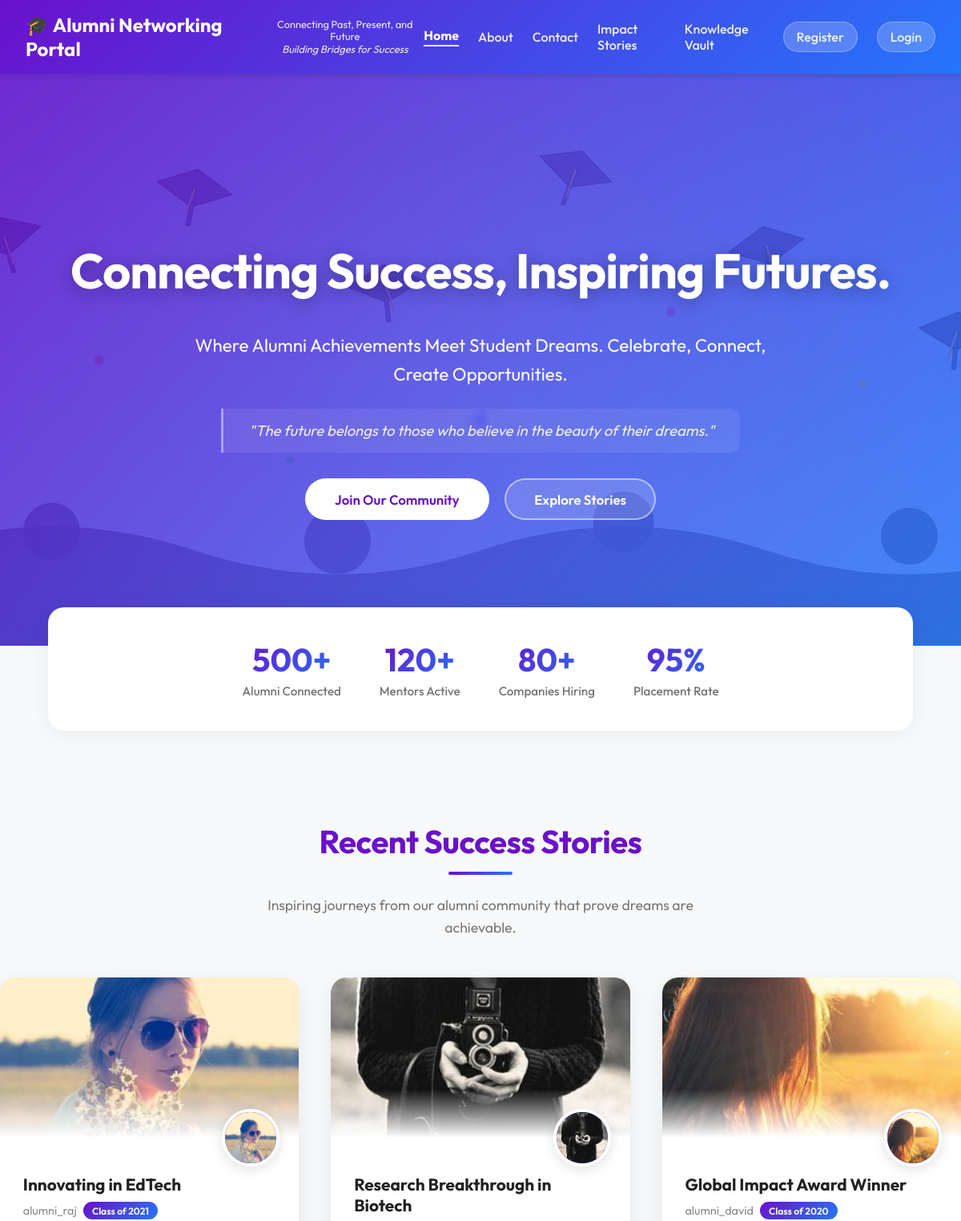
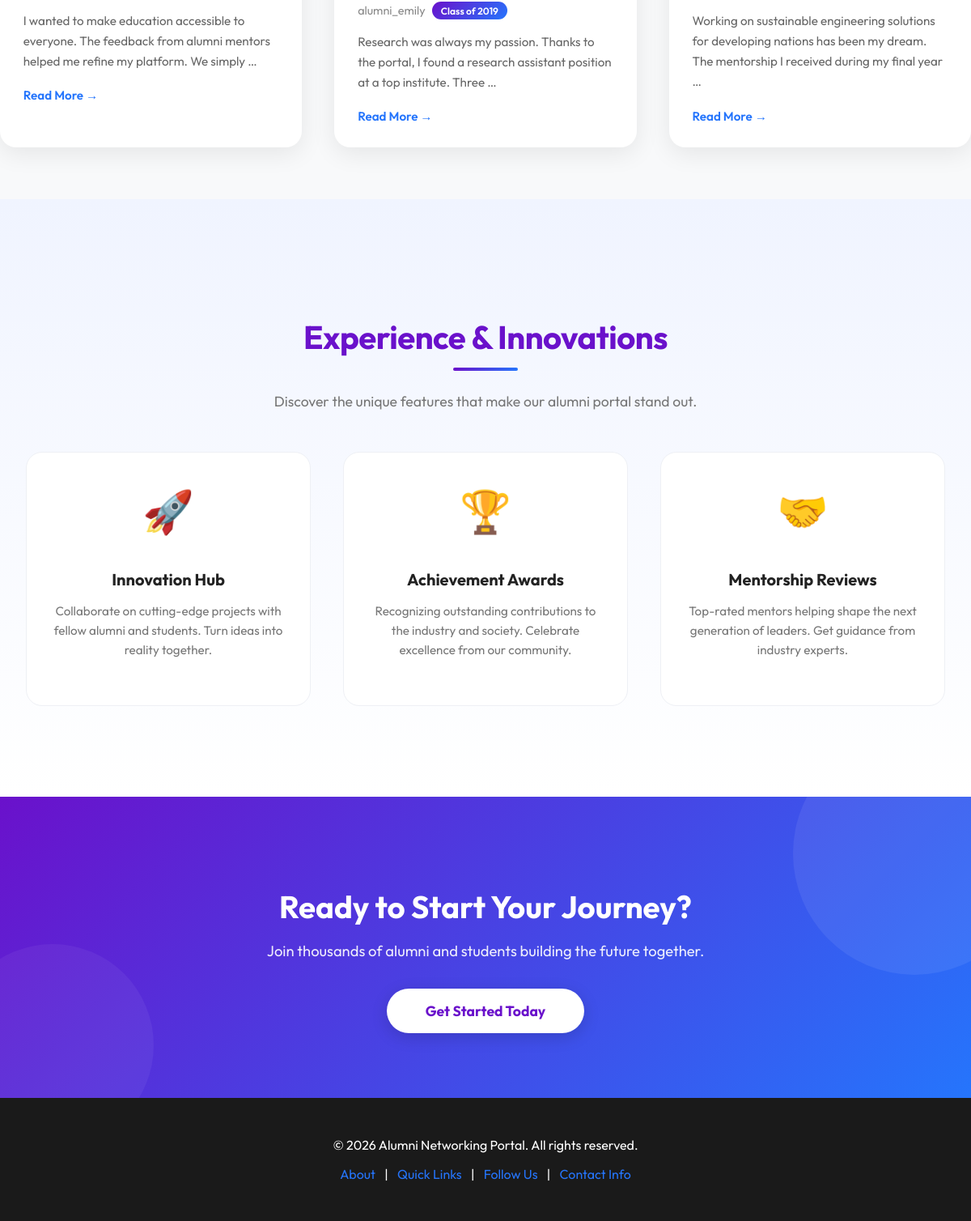
The page / on the database its author committed (2 pictures, top to bottom).
### network/models.py (models this page shows, shortened)
class SuccessStory(models.Model):
    alumni = models.ForeignKey(Profile, on_delete=models.CASCADE, limit_choices_to={'user_type': 'alumni'})
    title = models.CharField(max_length=200)
    story = models.TextField()
    graduation_year = models.IntegerField()
    image = models.ImageField(upload_to='success_stories', blank=True, null=True)
    created_at = models.DateTimeField(auto_now_add=True)

class Profile(models.Model):
    USER_TYPE_CHOICES = (
        ('student', 'Student'),
        ('alumni', 'Alumni'),
        ('mentor', 'Mentor'),
        ('admin', 'Admin'),
    )
    user = models.OneToOneField(User, on_delete=models.CASCADE)
    user_type = models.CharField(max_length=10, choices=USER_TYPE_CHOICES, default='student')
    assessment_marks = models.IntegerField(default=0)
    bio = models.TextField(blank=True)
    skills = models.TextField(blank=True, help_text="Comma-separated skills")
    profile_picture = models.ImageField(upload_to='profile_pics', blank=True, null=True)
    government_internships = models.TextField(blank=True, help_text="Details of government internships")
    private_internships_jobs = models.TextField(blank=True, help_text="Details of private internships and jobs")

### network/views.py (the view)
# urls.py: 2. Add a URL to urlpatterns:  path('', views.home, name='home')
def home(request):
    success_stories = SuccessStory.objects.all().order_by('-created_at')[:3]
    return render(request, 'home.html', {'success_stories': success_stories})

### templates/home.html (shortened to what this page needs)
{% extends 'base.html' %}
{% load static %}
{% block content %}
<section class="hero">
    <h1>Connecting Success, Inspiring Futures.</h1>
    <p>Where Alumni Achievements Meet Student Dreams. Celebrate, Connect, Create Opportunities.</p>
    <blockquote>
        "The future belongs to those who believe in the beauty of their dreams."
    </blockquote>
    <div class="hero-buttons">
        <a href="{% url 'register' %}" class="btn btn-primary">Join Our Community</a>
        <a href="#stories" class="btn btn-secondary">Explore Stories</a>
    </div>
</section>
<div class="stats-banner">
    <div class="stat-item">
        <div class="stat-number">500+</div>
        <div class="stat-label">Alumni Connected</div>
    </div>
    <div class="stat-item">
        <div class="stat-number">120+</div>
        <div class="stat-label">Mentors Active</div>
    </div>
    <div class="stat-item">
        <div class="stat-number">80+</div>
        <div class="stat-label">Companies Hiring</div>
    </div>
    <div class="stat-item">
        <div class="stat-number">95%</div>
        <div class="stat-label">Placement Rate</div>
    </div>
</div>
<div class="container stories-section" id="stories">
    <h2 class="section-title">Recent Success Stories</h2>
    <p class="section-subtitle">Inspiring journeys from our alumni community that prove dreams are achievable.</p>
    <div class="success-stories">
        {% for story in success_stories %}
        <div class="story-card">
            <div class="story-image">
                {% if story.image %}
                <img src="{{ story.image.url }}" alt="{{ story.title }}"
                    style="width: 100%; height: 100%; object-fit: cover; display: block;">
                {% elif forloop.counter|divisibleby:3 %}
                <img src="{% static 'images/profiles/emily.jpg' %}" alt="{{ story.title }}"
                    style="width: 100%; height: 100%; object-fit: cover; display: block;">
                {% elif forloop.counter|divisibleby:2 %}
                <img src="{% static 'images/profiles/david.jpg' %}" alt="{{ story.title }}"
                    style="width: 100%; height: 100%; object-fit: cover; display: block;">
                {% else %}
                <img src="{% static 'images/profiles/sarah.jpg' %}" alt="{{ story.title }}"
                    style="width: 100%; height: 100%; object-fit: cover; display: block;">
                {% endif %}
            </div>
            <div class="story-content">
                <div class="story-avatar">
                    {% if story.alumni.profile_picture %}
                    <img src="{{ story.alumni.profile_picture.url }}" alt="{{ story.alumni.user.username }}"
                        style="width:100%; height:100%; border-radius:50%; object-fit:cover;">
                    {% elif forloop.counter|divisibleby:3 %}
                    <img src="{% static 'images/profiles/emily.jpg' %}" alt="{{ story.alumni.user.username }}"
                        style="width:100%; height:100%; border-radius:50%; object-fit:cover;">
                    {% elif forloop.counter|divisibleby:2 %}
                    <img src="{% static 'images/profiles/david.jpg' %}" alt="{{ story.alumni.user.username }}"
                        style="width:100%; height:100%; border-radius:50%; object-fit:cover;">
                    {% else %}
                    <img src="{% static 'images/profiles/sarah.jpg' %}" alt="{{ story.alumni.user.username }}"
                        style="width:100%; height:100%; border-radius:50%; object-fit:cover;">
                    {% endif %}
                </div>
                <h3 class="story-title">{{ story.title }}</h3>
                <div class="story-meta">
                    <span>{{ story.alumni.user.get_full_name|default:story.alumni.user.username }}</span>
                    <span class="badge">Class of {{ story.graduation_year }}</span>
                </div>
                <p class="story-excerpt">{{ story.story|truncatewords:20 }}</p>
                <a href="#" class="story-link">Read More →</a>
            </div>
        </div>
        {% endfor %}
    </div>
</div>
<section class="innovations-section">
    <div class="container">
        <h2 class="section-title">Experience & Innovations</h2>
        <p class="section-subtitle">Discover the unique features that make our alumni portal stand out.</p>
        <div class="features-grid">
            <div class="feature-item">
                <div class="feature-icon">🚀</div>
                <h3>Innovation Hub</h3>
                <p>Collaborate on cutting-edge projects with fellow alumni and students. Turn ideas into reality
                    together.</p>
            </div>
            <div class="feature-item">
                <div class="feature-icon">🏆</div>
                <h3>Achievement Awards</h3>
                <p>Recognizing outstanding contributions to the industry and society. Celebrate excellence from our
                    community.</p>
            </div>
            <div class="feature-item">
                <div class="feature-icon">🤝</div>
                <h3>Mentorship Reviews</h3>
                <p>Top-rated mentors helping shape the next generation of leaders. Get guidance from industry experts.
                </p>
            </div>
        </div>
    </div>
</section>
<section class="cta-section">
    <h2>Ready to Start Your Journey?</h2>
    <p>Join thousands of alumni and students building the future together.</p>
    <a href="{% url 'register' %}" class="cta-btn">Get Started Today</a>
</section>
{% endblock %}

### templates/base.html (style rules this page uses)
:root { --primary-color: #6a11cb; --secondary-color: #2575fc; --accent-color: #ff9a9e; --text-color: #333; --bg-color: #f8f9fa; --glass-bg: rgba(255, 255, 255, 0.85); --glass-border: rgba(255, 255, 255, 0.3); }
body { font-family: 'Outfit', sans-serif; margin: 0; padding: 0; background-color: var(--bg-color); color: var(--text-color); display: flex; flex-direction: column; min-height: 100vh; }
.container { max-width: 1200px; margin: 0 auto; padding: 2rem; }
.btn { background: linear-gradient(135deg, var(--primary-color), var(--secondary-color)); color: white; padding: 0.8rem 1.5rem; border: none; border-radius: 8px; cursor: pointer; font-weight: 600; transition: transform 0.2s, box-shadow 0.2s; text-decoration: none; display: inline-block; }

### rows shown on the page
SuccessStory: title "Innovating in EdTech", alumni.user.get_full_name "alumni_raj", graduation_year "2021", story "I wanted to make education accessible to everyone. The feedback from alumni mentors helped me refine my platform. We simply …"
SuccessStory: title "Research Breakthrough in Biotech", alumni.user.get_full_name "alumni_emily", graduation_year "2019", story "Research was always my passion. Thanks to the portal, I found a research assistant position at a top institute. Three …"
SuccessStory: title "Global Impact Award Winner", alumni.user.get_full_name "alumni_david", graduation_year "2020", story "Working on sustainable engineering solutions for developing nations has been my dream. The mentorship I received during my final year …"
